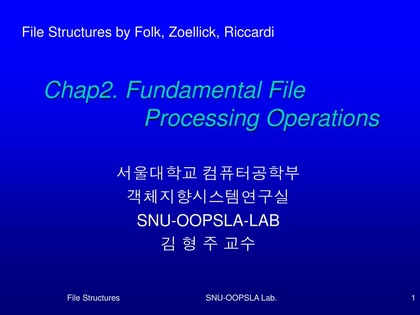
%> input picture images/writing.jpg, 420 x 315 px, shrunk from 1024 x 768 before the run
$ octave erosion_dilation.m   (GNU Octave 9; MATLAB toolbox functions it lacks are replaced by stand-ins)
%> lines starting %> are read from the running program, lines starting %| are printed output that depends on the picture; in (x1, y1, x2, y2) boxes, pixels count from 0 and x2, y2 are one past the last pixel; in counts of white or black regions, pixels touching at a corner belong together; the program's own positions count from 1
clc;
clear;
close all hidden;
close all;

% EROSION
img = 'writing.jpg';
im = imread(img);
%> im is the input picture: size 315x420x3 uint8; mean R, G, B 6.8, 9.7, 193
intensities = [0.21, 0.72, 0.07];
gray = intensities(1)*im(:,:,1) + intensities(2)*im(:,:,2) + intensities(3)*im(:,:,3);
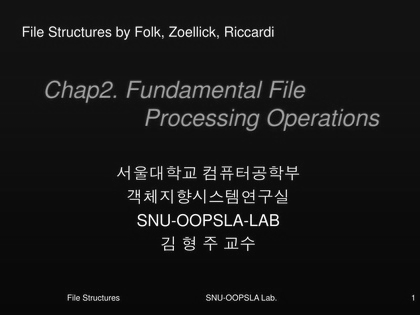
%> gray: size 315x420 uint8; min 5, max 251, mean 21.9

threshold = 256/2;
binary = gray > threshold;
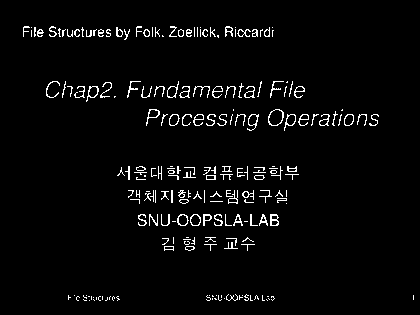
%> binary: size 315x420 logical; 3.3% white in thin lines or dots, all inside (x1, y1, x2, y2) = (23, 26, 414, 301)
subplot(1,3,3), imshow(binary), title('Binary Image');

se = strel('disk', 1, 4); % structuring element
f = se.Neighborhood;
[R, C] = size(f);

erosed = zeros(size(binary,1), size(binary,2));
for i = ceil(R/2):size(binary,1) - floor(R/2)
    for j = ceil(C/2):size(binary,2) - floor(C/2)
        on = binary(i - floor(R/2):i + floor(R/2), j - floor(C/2): j + floor(C/2));
        nh = on(logical(f));
        erosed(i,j) = min(nh(:));
    end
end
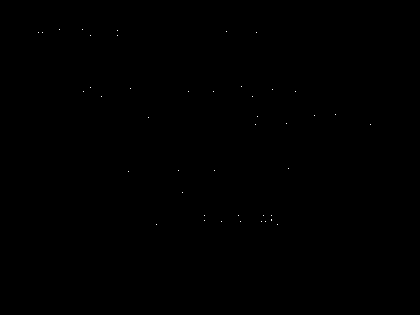
%> erosed: size 315x420 double; values 0 (black) and 1 (white), 0.03% white in thin lines or dots, all inside (x1, y1, x2, y2) = (38, 29, 371, 225)

figure(1);
subplot(1,2,1), imshow(binary);
subplot(1,2,2), imshow(erosed);
title('Erosed');

dilated = zeros(size(erosed,1), size(erosed,2));
for i = ceil(R/2):size(erosed,1) - floor(R/2)
    for j = ceil(C/2):size(erosed,2) - floor(C/2)
        on = erosed(i - floor(R/2):i + floor(R/2), j - floor(C/2): j + floor(C/2));
        nh = on(logical(f));
        dilated(i,j) = max(nh(:));
    end
end
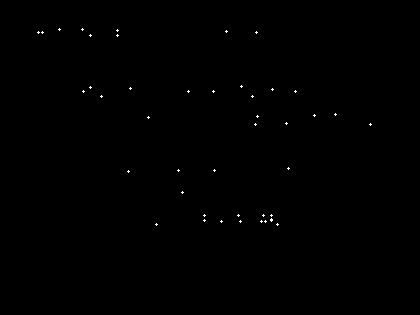
%> dilated: size 315x420 double; values 0 (black) and 1 (white), 0.16% white in thin lines or dots, all inside (x1, y1, x2, y2) = (37, 28, 372, 226)

figure(2);
subplot(1,2,1), imshow(erosed);
subplot(1,2,2), imshow(dilated);
title('Dilated');
